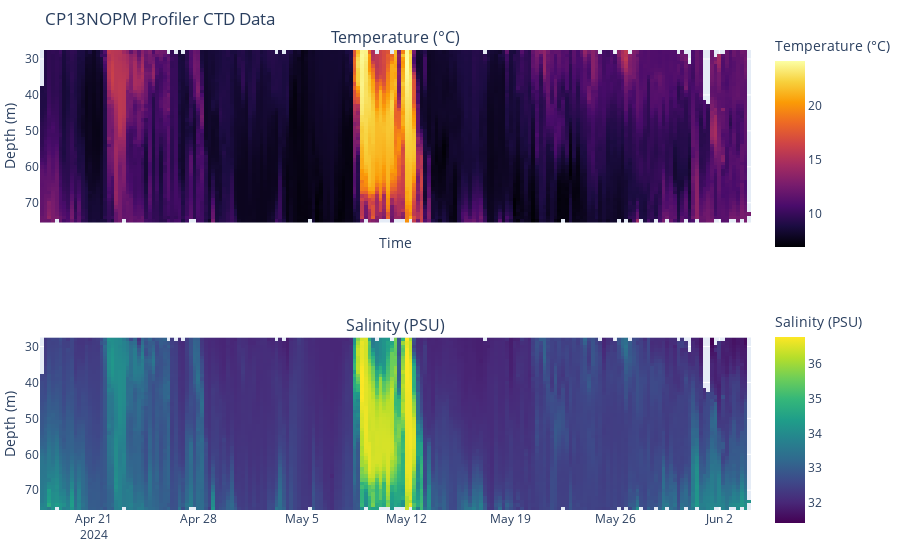

The notebook cell this image was saved under:
### Markdown cell above
## Plotly Prototype 
Let's recreate the image above in Plotly

### Code cell
from plotly.subplots import make_subplots

import plotly.graph_objects as go

# Create subplots
fig = make_subplots(rows=2, cols=1, shared_xaxes=True, shared_yaxes=True, subplot_titles=('Temperature (°C)', 'Salinity (PSU)'))

# Add temperature heatmap
fig.add_trace(
    go.Heatmap(
        x=time_bin_simple,
        y=depth_bin,
        z=temperature,
        colorscale='Inferno',
        colorbar=dict(title='Temperature (°C)'),
        colorbar_len=0.5,
        colorbar_y = 0.8,
    ),
    row=1, col=1
)

# Add salinity heatmap
fig.add_trace(
    go.Heatmap(
        x=time_bin_simple,
        y=depth_bin,
        z=salinity,
        colorscale='Viridis',
        colorbar=dict(title='Salinity (PSU)'),
        colorbar_len=0.5,
        colorbar_y = 0.2,
    ),
    row=2, col=1
)

# Update layout
fig.update_layout(
    title='CP13NOPM Profiler CTD Data',
    xaxis=dict(title='Time'),
    yaxis=dict(title='Depth (m)', autorange='reversed'),
    yaxis2=dict(title='Depth (m)', autorange='reversed'),
    margin=dict(l=0, r=0, t=50, b=50),
)

fig.show()

### Figure 1 — Plotly figure (JSON) as saved in the notebook; plotly's stock layout.template omitted (floating-point values rounded to 4 significant figures; data arrays with more than 128 entries replaced by an {"elided": "..."} marker saying what was removed)
{"data": [{"colorbar": {"len": 0.5, "title": {"text": "Temperature (°C)"}, "y": 0.8}, "colorscale": [[0, "#000004"], [0.1111, "#1b0c41"], [0.2222, "#4a0c6b"], [0.3333, "#781c6d"], [0.4444, "#a52c60"], [0.5556, "#cf4446"], [0.6667, "#ed6925"], [0.7778, "#fb9b06"], [0.8889, "#f7d13d"], [1, "#fcffa4"]], "type": "heatmap", "x": {"elided": "191 str values"}, "xaxis": "x", "y": [28, 29, 30, 31, 32, 33, 34, 35, 36, 37, 38, 39, 40, 41, 42, 43, 44, 45, 46, 47, 48, 49, 50, 51, 52, 53, 54, 55, 56, 57, 58, 59, 60, 61, 62, 63, 64, 65, 66, 67, 68, 69, 70, 71, 72, 73, 74, 75], "yaxis": "y", "z": {"elided": "48x191 float values"}}, {"colorbar": {"len": 0.5, "title": {"text": "Salinity (PSU)"}, "y": 0.2}, "colorscale": [[0, "#440154"], [0.1111, "#482878"], [0.2222, "#3e4989"], [0.3333, "#31688e"], [0.4444, "#26828e"], [0.5556, "#1f9e89"], [0.6667, "#35b779"], [0.7778, "#6ece58"], [0.8889, "#b5de2b"], [1, "#fde725"]], "type": "heatmap", "x": {"elided": "191 str values"}, "xaxis": "x2", "y": [28, 29, 30, 31, 32, 33, 34, 35, 36, 37, 38, 39, 40, 41, 42, 43, 44, 45, 46, 47, 48, 49, 50, 51, 52, 53, 54, 55, 56, 57, 58, 59, 60, 61, 62, 63, 64, 65, 66, 67, 68, 69, 70, 71, 72, 73, 74, 75], "yaxis": "y2", "z": {"elided": "48x191 float values"}}], "layout": {"annotations": [{"font": {"size": 16}, "showarrow": false, "text": "Temperature (°C)", "x": 0.5, "xanchor": "center", "xref": "paper", "y": 1, "yanchor": "bottom", "yref": "paper"}, {"font": {"size": 16}, "showarrow": false, "text": "Salinity (PSU)", "x": 0.5, "xanchor": "center", "xref": "paper", "y": 0.375, "yanchor": "bottom", "yref": "paper"}], "margin": {"b": 50, "l": 0, "r": 0, "t": 50}, "title": {"text": "CP13NOPM Profiler CTD Data"}, "xaxis": {"anchor": "y", "domain": [0, 1], "matches": "x2", "showticklabels": false, "title": {"text": "Time"}}, "xaxis2": {"anchor": "y2", "domain": [0, 1]}, "yaxis": {"anchor": "x", "autorange": "reversed", "domain": [0.625, 1], "title": {"text": "Depth (m)"}}, "yaxis2": {"anchor": "x2", "autorange": "reversed", "domain": [0, 0.375], "title": {"text": "Depth (m)"}}}}
